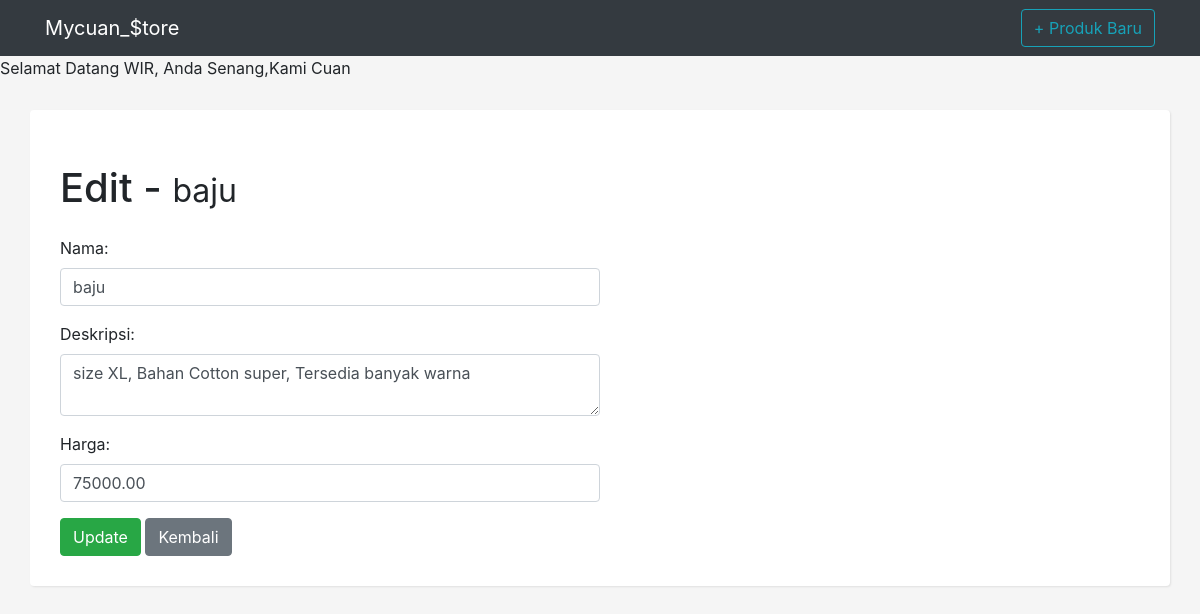
Screenshot of /edit/5 with the database file from the repository.
### products/models.py (models this page shows, shortened)
class Product(models.Model):
    name = models.CharField('Nama', max_length=100)
    description = models.TextField('Deskripsi', blank=True)
    price = models.DecimalField('Harga', decimal_places=2, max_digits=8)
    created = models.DateTimeField('Created', auto_now_add=True)
    changed = models.DateTimeField('Changed', auto_now=True)
    gambar_produk = models.ImageField(null=True, blank=True, upload_to="images/")
    class Meta:
        ordering = ['name']

### products/views.py (the view)
# urls.py: path('edit/<int:pk>', views.ProductUpdate.as_view(), name='product_edit'),
class ProductUpdate(SuccessMessageMixin, UpdateView):
    model = Product
    form_class = ProductForm
    success_url = reverse_lazy('product_list')
    success_message = "Product successfully updated!"

### products/forms.py
class ProductForm(forms.ModelForm):
    def __init__(self, *args, **kwargs):
        super(ProductForm, self).__init__(*args, **kwargs)
        self.fields['name'].widget.attrs = {
            'class': 'form-control col-md-6'
        }
        self.fields['description'].widget.attrs = {
            'class': 'form-control col-md-6'
        }
        self.fields['price'].widget.attrs = {
            'class': 'form-control col-md-6',
            'step': 'any',
            'min': '1',
        }
    class Meta:
        model = Product
        fields = ('name', 'description', 'price')

### products/templates/products/product_form.html (shortened to what this page needs)
{% extends 'products/base.html' %}
{% block content %}
    <h1 class="my-4">{% if request.path == '/new' %} Produk Baru {% else %} Edit - {% endif %}
        {% if request.path != '/new' %}<small>{{ product.name }}</small>{% endif %}
    </h1>
    <div class="row">
        <div class="col-12">
            <form method="post">
                {% for field in form %}
                    <div class="form-group">
                        {{ field.label_tag }}
                        {{ field }}
                    </div>
                {% endfor %}
                <input type="submit" {% if request.path == '/new' %} value="Add" {% else %} value="Update" {% endif %} class="btn btn-success"/>
                <a href="{% url 'product_list' %}"><button type="button" class="btn btn-secondary">Kembali</button></a>
            </form>
        </div>
    </div>
{% endblock %}

### products/static/css/style.css (style rules this page uses)
body { background: whitesmoke }

### products/templates/products/base.html (style rules this page uses)
* { margin: 0; padding: 0; }

### rows the page displays
Product: name "baju", form "baju" "size XL, Bahan Cotton super, Tersedia banyak warna" "75000.00"

### other values shown
{{ firstname }} "WIR"
{{ field.label_tag }} "Nama:" "Deskripsi:" "Harga:"
